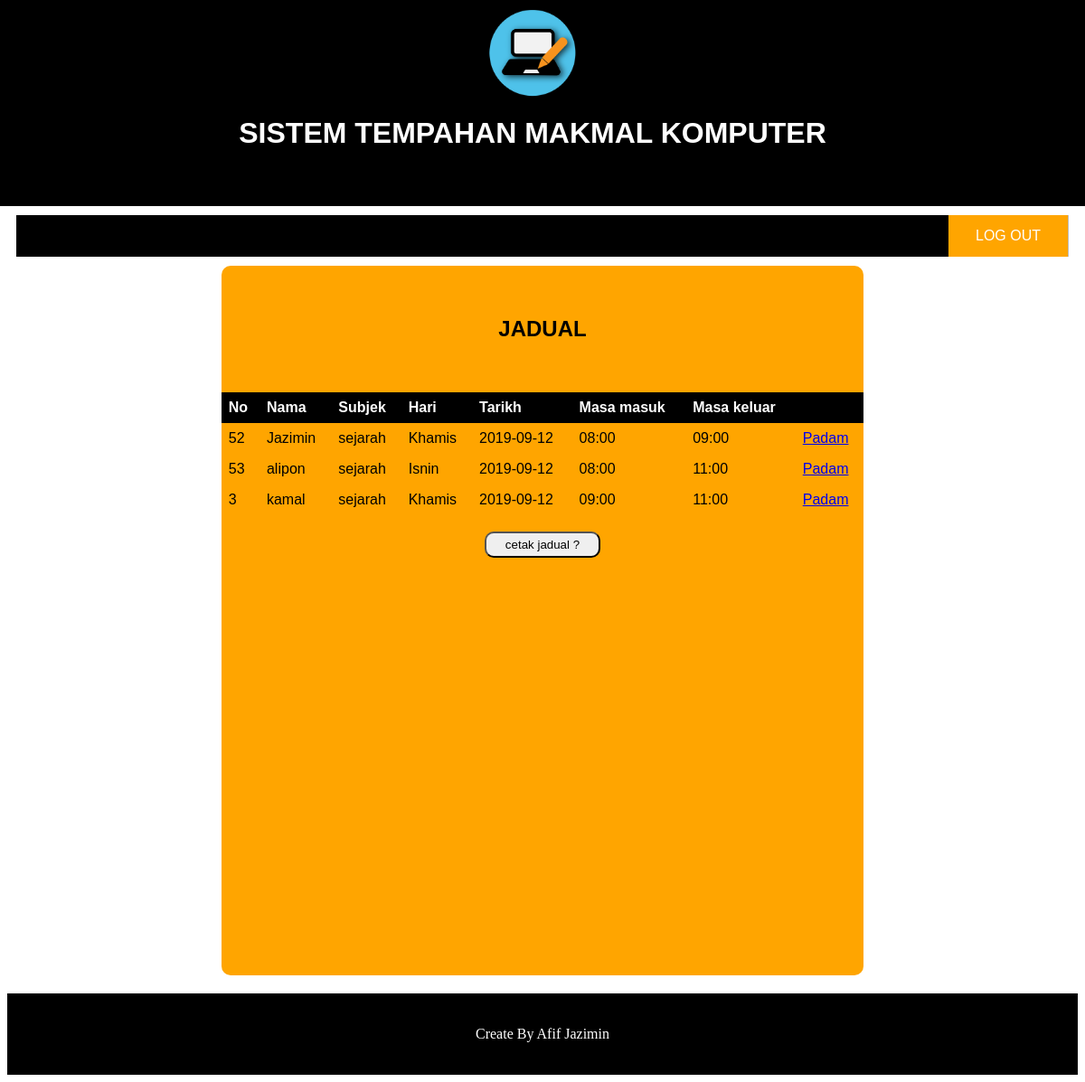
The app's page /bookinglab/homeadmin.php (signed in) with its own data.
### tables this page shows
CREATE TABLE IF NOT EXISTS `booking` (
  `no` int(11) NOT NULL AUTO_INCREMENT,
  `Nama` varchar(100) NOT NULL,
  `Subjek` varchar(50) NOT NULL,
  `Tarikh_tempah` varchar(20) NOT NULL,
  `Hari` varchar(15) NOT NULL,
  `Masa_masuk` varchar(20) NOT NULL,
  `Masa_keluar` varchar(20) NOT NULL,
  PRIMARY KEY (`no`)
);

### bookinglab/homeadmin.php (the view, shortened to what this page needs)
<head>
	</head>
		<body bgcolor="white">
			<div id="header">
				<img src="content-writing-e1509826195377.png" width="100">
					<h1>SISTEM TEMPAHAN MAKMAL KOMPUTER</h1>
		</div>
<div id="nav">
				<ul>
					<li style="float:right"><a class="active" href="logout.php">LOG OUT</a></li>
				</ul>
</div>
			<div id ="form">
<br><br>
					<h2>JADUAL</h2>
<br><br>
<table border="0 px" width="100%">
		<tr>
			<th>No</th>
			<th>Nama </th>
			<th>Subjek</th>
			<th>Hari</th>
			<th>Tarikh </th>
			<th>Masa masuk</th>
			<th>Masa keluar</th>
			<th></th>
		</tr>
<?php
include("dbconn.php");
$query = mysqli_query($connection,"SELECT * FROM booking");
while($row = mysqli_fetch_array($query)){
?>
<tr>
	<td><?=$row['no']; ?></td>
	<td><?=$row['Nama']; ?></td>
	<td><?=$row['Subjek']; ?></td>
	<td><?=$row['Hari']; ?></td>
	<td><?=$row['Tarikh_tempah']; ?></td>
	<td><?=$row['Masa_masuk']; ?></td>
	<td><?=$row['Masa_keluar']; ?></td>
	<td><a href="delete.php?delete=<?php echo $row['no']; ?>" onclick="javascript:return confirm('Batal Tempahan?')";>Padam</a></td>
</tr>
<?php } ?>
</table>
<br>
<form action="printtable.php" method="POST">
	<center><input type="submit" value="cetak jadual ?">
</form>
</div>
			<div id="footer">
					<p>Create By Afif Jazimin</p>
			</div>
	</body>
</html>

### bookinglab/homeadmin.php (style rules this page uses)
h1 { color:WHITE; font-family:arial; }
#header { text-align:center; margin-top:30px; background-color:black; margin-left:-30px; margin-top:-30px; margin-right:-8px; padding-bottom:40px; padding-top:30px; margin-bottom:10px; }
#nav { font-family:arial; }
ul { list-style-type: none; margin: 10; padding: 0; overflow: hidden; background-color: black; }
li { float: left; border-right:1px solid #bbb; }
li a { display: block; color: white; text-align: center; padding: 14px 30px; text-decoration: none; }
.active { background-color: orange; }
#form { background-color:orange; border-radius:10px; font-family:arial; text-align:center; width:60%; height:95%; position:center; margin:0 auto; padding-bottom: 40px; }
#form form { width:320px; margin:0 auto; font-color:black; }
#form input[type="submit"] { width: 40%; text-align:center; height:4%; border-radius:10px; }
table { border-collapse: collapse; width: 100%; }
th, td { text-align: left; padding: 8px; }
tr:nth-child(even) { background-color: #00000 }
th { background-color: Black; color: white; }
#footer { text-align:center; background-color:black; color:white; padding-top:20px; padding-bottom:20px; margin-top:20px; }

### records on screen
booking: no "52", Nama "Jazimin", Subjek "sejarah", Hari "Khamis", Tarikh_tempah "2019-09-12", Masa_masuk "08:00", Masa_keluar "09:00"
booking: no "53", Nama "alipon", Subjek "sejarah", Hari "Isnin", Tarikh_tempah "2019-09-12", Masa_masuk "08:00", Masa_keluar "11:00"
booking: no "3", Nama "kamal", Subjek "sejarah", Hari "Khamis", Tarikh_tempah "2019-09-12", Masa_masuk "09:00", Masa_keluar "11:00"
